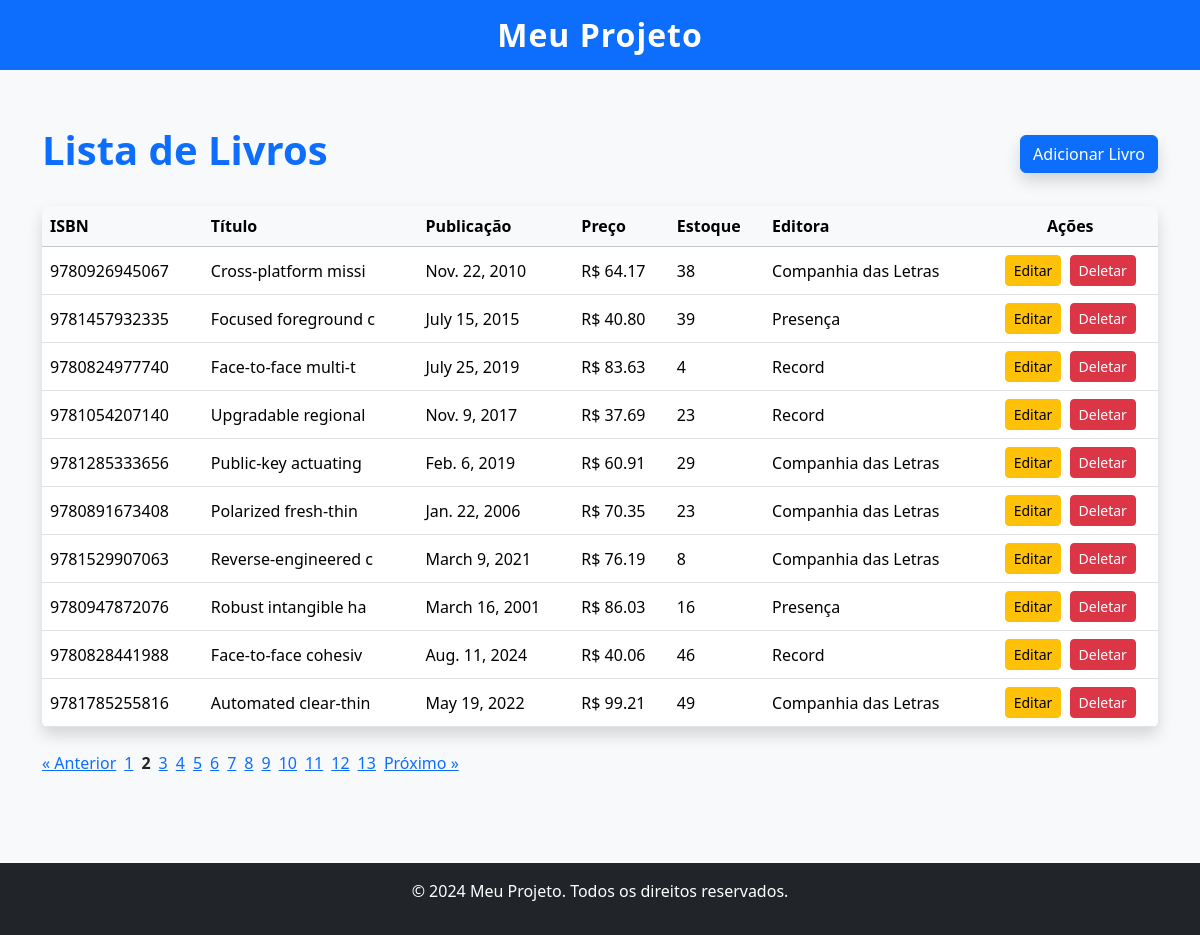
Page /edu/?page=2 on the committed database.
### Edu/models.py (models this page shows, shortened)
class Livro(models.Model):
    isbn = models.CharField(max_length=13)
    titulo = models.CharField(max_length=20)
    publicacao = models.DateField()
    preco = models.DecimalField(max_digits=6, decimal_places=2)
    estoque = models.IntegerField()
    Editora_id = models.ForeignKey(Editora, on_delete=models.CASCADE)
    autores = models.ManyToManyField(Autor)

class Editora(models.Model):
    nome = models.CharField(max_length=100, unique=True)

### Edu/views.py (the view)
# urls.py: path('', views.livro_list, name='livro_list'),
def livro_list(request):
    livros = Livro.objects.all()
    paginator = Paginator(livros, 10)
    page_number = request.GET.get('page')
    try:
        page_obj = paginator.page(page_number)
    except PageNotAnInteger:
        page_obj = paginator.page(1)
    except EmptyPage:
        page_obj = paginator.page(paginator.num_pages)
    return render(request, 'Edu/livro_list.html', {'page_obj': page_obj})

### templates/Edu/livro_list.html
{% extends 'base.html' %}
{% block content %}
<div class="container py-4">
    <div class="d-flex justify-content-between align-items-center mb-4">
        <h1 class="display-6 fw-bold text-primary">Lista de Livros</h1>
        <a href="{% url 'edu:livro_create' %}" class="btn btn-primary shadow">Adicionar Livro</a>
    </div>
    <div class="table-responsive shadow rounded">
        <table class="table table-hover align-middle mb-0">
            <thead class="table-light">
                <tr>
                    <th>ISBN</th>
                    <th>Título</th>
                    <th>Publicação</th>
                    <th>Preço</th>
                    <th>Estoque</th>
                    <th>Editora</th>
                    <th class="text-center">Ações</th>
                </tr>
            </thead>
            <tbody>
                {% for livro in page_obj %}
                <tr>
                    <td>{{ livro.isbn }}</td>
                    <td>{{ livro.titulo }}</td>
                    <td>{{ livro.publicacao }}</td>
                    <td>R$ {{ livro.preco }}</td>
                    <td>{{ livro.estoque }}</td>
                    <td>{{ livro.Editora_id.nome }}</td>
                    <td class="text-center">
                        <a href="{% url 'edu:livro_update' livro.pk %}" class="btn btn-warning btn-sm me-1">Editar</a>
                        <a href="{% url 'edu:livro_delete' livro.pk %}" class="btn btn-danger btn-sm">Deletar</a>
                    </td>
                </tr>
                {% empty %}
                <tr>
                    <td colspan="7" class="text-center text-muted">Nenhum livro cadastrado.</td>
                </tr>
                {% endfor %}
            </tbody>
        </table>
    </div>
    {% if page_obj.has_other_pages %}
    <div class="mt-4">
        <nav class="pagination" aria-label="Page navigation">
            <ul style="list-style:none; display:flex; gap:8px; padding:0; justify-content: center;">
                {% if page_obj.has_previous %}
                    <li><a href="?page={{ page_obj.previous_page_number }}">&laquo; Anterior</a></li>
                {% else %}
                    <li style="opacity:0.5;">&laquo; Anterior</li>
                {% endif %}
                {% for num in page_obj.paginator.page_range %}
                    {% if num == page_obj.number %}
                        <li><strong>{{ num }}</strong></li>
                    {% else %}
                        <li><a href="?page={{ num }}">{{ num }}</a></li>
                    {% endif %}
                {% endfor %}
                {% if page_obj.has_next %}
                    <li><a href="?page={{ page_obj.next_page_number }}">Próximo &raquo;</a></li>
                {% else %}
                    <li style="opacity:0.5;">Próximo &raquo;</li>
                {% endif %}
            </ul>
        </nav>
    </div>
    {% endif %}
</div>
{% endblock %}

### templates/base.html (style rules this page uses)
body { background-color: #f8f9fa; }

### rows in the picture
Livro: isbn "9780926945067", titulo "Cross-platform missi", publicacao "Nov. 22, 2010", preco "64.17", estoque "38", Editora_id.nome "Companhia das Letras"
Livro: isbn "9781457932335", titulo "Focused foreground c", publicacao "July 15, 2015", preco "40.80", estoque "39", Editora_id.nome "Presença"
Livro: isbn "9780824977740", titulo "Face-to-face multi-t", publicacao "July 25, 2019", preco "83.63", estoque "4", Editora_id.nome "Record"
Livro: isbn "9781054207140", titulo "Upgradable regional", publicacao "Nov. 9, 2017", preco "37.69", estoque "23", Editora_id.nome "Record"
Livro: isbn "9781285333656", titulo "Public-key actuating", publicacao "Feb. 6, 2019", preco "60.91", estoque "29", Editora_id.nome "Companhia das Letras"
Livro: isbn "9780891673408", titulo "Polarized fresh-thin", publicacao "Jan. 22, 2006", preco "70.35", estoque "23", Editora_id.nome "Companhia das Letras"
Livro: isbn "9781529907063", titulo "Reverse-engineered c", publicacao "March 9, 2021", preco "76.19", estoque "8", Editora_id.nome "Companhia das Letras"
Livro: isbn "9780947872076", titulo "Robust intangible ha", publicacao "March 16, 2001", preco "86.03", estoque "16", Editora_id.nome "Presença"
Livro: isbn "9780828441988", titulo "Face-to-face cohesiv", publicacao "Aug. 11, 2024", preco "40.06", estoque "46", Editora_id.nome "Record"
Livro: isbn "9781785255816", titulo "Automated clear-thin", publicacao "May 19, 2022", preco "99.21", estoque "49", Editora_id.nome "Companhia das Letras"

### other values in the picture
{{ num }} "1" "3" "4" "5" "6" "7" "8" "9" "10" "11" "12" "13"
{{ num }} "2"
